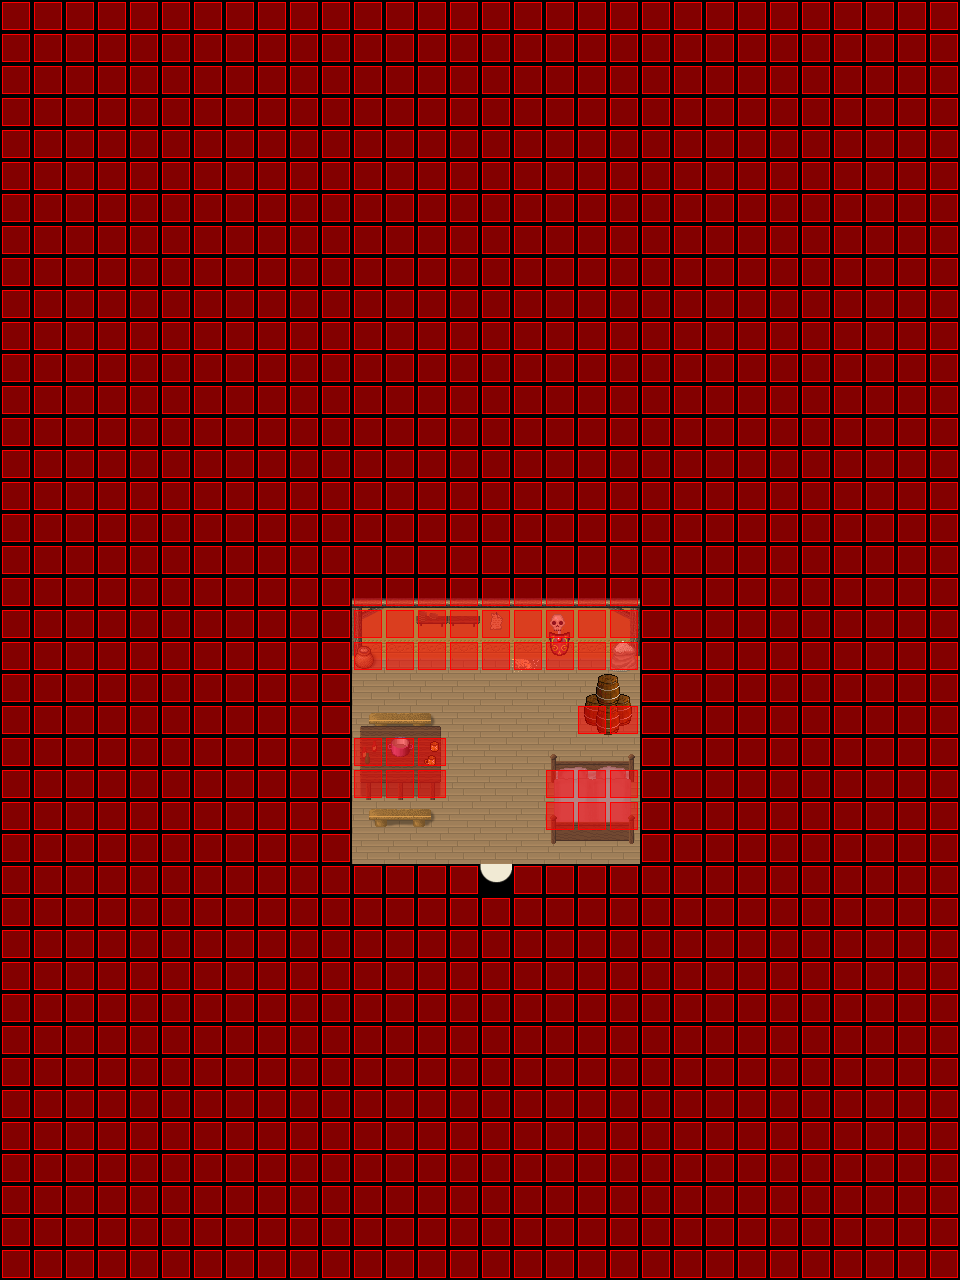

The image is a tile-based game level rendered from a .tmx file. Its description and source (layers, tilesets, objects; grid data summarised) follow:
An orthogonal 30x40 tile map with 32x32 px tiles, 6 tile layers (Ground, Ground, Ground, Fringe, ...), 6 tilesets and 2 objects (SCRIPT, WARP).

<map version="1.0" orientation="orthogonal" width="30" height="40" tilewidth="32" tileheight="32">
 <properties>
  <property name="music" value="inside2.ogg" />
 </properties>
 <tileset firstgid="1" name="collision1_32_32" tilewidth="32" tileheight="32">
  <image source="../graphics/tiles/collision1_32_32.png" width="1024" height="1024" />
 </tileset>
 <tileset firstgid="1025" name="indoor3_32_32" tilewidth="32" tileheight="32">
  <image source="../graphics/tiles/indoor3_32_32.png" width="1024" height="1024" />
 </tileset>
 <tileset firstgid="2049" name="indoor2_32_32" tilewidth="32" tileheight="32">
  <image source="../graphics/tiles/indoor2_32_32.png" width="1024" height="1024" />
 </tileset>
 <tileset firstgid="3073" name="indoor2_32_64" tilewidth="32" tileheight="64">
  <image source="../graphics/tiles/indoor2_32_64.png" width="1024" height="1024" />
 </tileset>
 <tileset firstgid="3585" name="indoor2_32_96" tilewidth="32" tileheight="96">
  <image source="../graphics/tiles/indoor2_32_96.png" width="1024" height="960" />
 </tileset>
 <tileset firstgid="3905" name="desert3_32_32" tilewidth="32" tileheight="32">
  <image source="../graphics/tiles/desert3_32_32.png" width="1024" height="1024" />
 </tileset>
 <layer name="Ground" width="30" height="40">
  <data>[1200 cells, 1200 non-empty, 5 distinct tile ids]</data>
 </layer>
 <layer name="Ground" width="30" height="40">
  <data>[1200 cells, 45 non-empty, 26 distinct tile ids]</data>
 </layer>
 <layer name="Ground" width="30" height="40">
  <data>[1200 cells, 8 non-empty, 8 distinct tile ids]</data>
 </layer>
 <layer name="Fringe" width="30" height="40">
  <data>[1200 cells, 4 non-empty, 4 distinct tile ids]</data>
 </layer>
 <layer name="Over" width="30" height="40">
  <data>[1200 cells, 6 non-empty, 6 distinct tile ids]</data>
 </layer>
 <layer name="Collision" width="30" height="40">
  <data>[1200 cells, 1159 non-empty, 1 distinct tile ids]</data>
 </layer>
 <objectgroup name="Object" width="30" height="40">
  <object name="External Map Events" type="SCRIPT" x="0" y="0">
   <properties>
    <property name="FILENAME" value="scripts/maps/iw-liori-flat02-o00-o00-o00.lua" />
   </properties>
  </object>
  <object name="Warp to Liori" type="WARP" x="480" y="864" width="32" height="32">
   <properties>
    <property name="DEST_MAP" value="ow-n0004-n0004-o0000" />
    <property name="DEST_X" value="3021" />
    <property name="DEST_Y" value="2736" />
   </properties>
  </object>
 </objectgroup>
</map>
